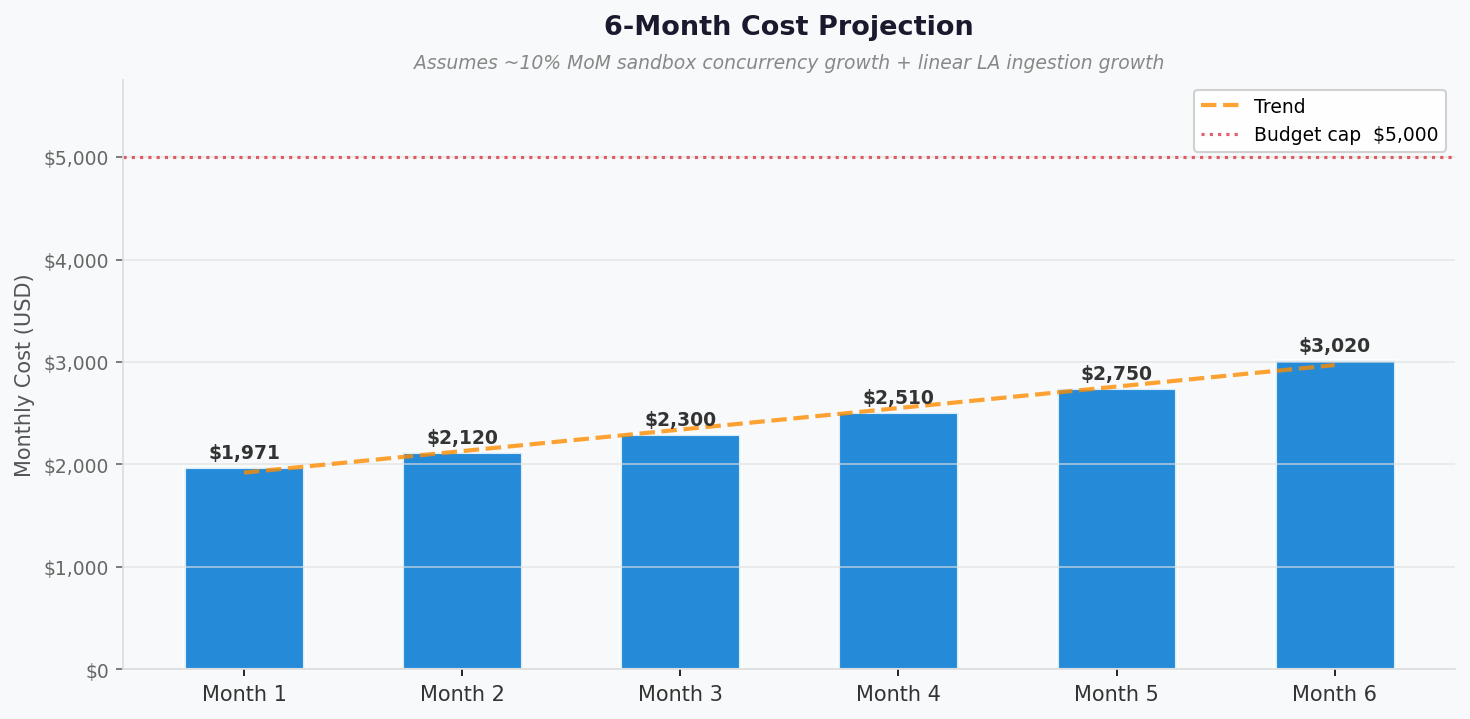

This figure's Python source:
"""Generate 03-des-cost-projection.png — 6-month cost projection with trend + budget cap."""
import os
import matplotlib.pyplot as plt
import matplotlib.ticker as mticker
import numpy as np


def generate_cost_projection_chart(months, costs, output_path, budget_cap=None, growth_assumption=None):
    fig, ax = plt.subplots(figsize=(10, 5))
    fig.patch.set_facecolor("#F8F9FA")
    ax.set_facecolor("#F8F9FA")

    x = np.arange(len(months))
    bars = ax.bar(x, costs, color="#0078D4", alpha=0.85,
                  edgecolor="white", linewidth=1.5, width=0.55)

    for bar, cost in zip(bars, costs):
        ax.text(bar.get_x() + bar.get_width() / 2,
                bar.get_height() + max(costs) * 0.015,
                f"${cost:,.0f}", ha="center", va="bottom",
                fontsize=9, fontweight="bold", color="#333")

    z = np.polyfit(x, costs, 1)
    p = np.poly1d(z)
    x_smooth = np.linspace(0, len(months) - 1, 200)
    ax.plot(x_smooth, p(x_smooth), color="#FF8C00", linewidth=2,
            linestyle="--", alpha=0.8, label="Trend")

    if budget_cap is not None:
        ax.axhline(budget_cap, color="#DC3545", linewidth=1.5,
                   linestyle=":", alpha=0.8, label=f"Budget cap  ${budget_cap:,.0f}")

    ax.set_xticks(x)
    ax.set_xticklabels(months, fontsize=10, color="#333")
    ax.set_ylabel("Monthly Cost (USD)", fontsize=10, color="#555")

    ax.set_title("6-Month Cost Projection", fontsize=13, fontweight="bold",
                 color="#1A1A2E", pad=22 if growth_assumption else 14)
    if growth_assumption:
        ax.text(0.5, 1.02, growth_assumption, transform=ax.transAxes,
                ha="center", fontsize=9, color="#888", style="italic")

    ax.yaxis.set_major_formatter(mticker.FuncFormatter(lambda v, _: f"${v:,.0f}"))
    ax.tick_params(axis="y", labelsize=9, colors="#666")
    ax.spines[["top", "right"]].set_visible(False)
    ax.spines[["left", "bottom"]].set_color("#DDD")
    ax.grid(axis="y", color="#E0E0E0", linewidth=0.8, alpha=0.7)
    ax.set_ylim(0, max(max(costs), budget_cap or 0) * 1.15)

    ax.legend(fontsize=9, framealpha=0.9, edgecolor="#CCC")

    plt.tight_layout(pad=1.4)
    plt.savefig(output_path, dpi=150, bbox_inches="tight", facecolor=fig.get_facecolor())
    plt.close()
    print(f"Generated: {output_path}")


if __name__ == "__main__":
    # Projection: baseline $1,971 ramping with sandbox autoscale + LA growth
    months = ["Month 1", "Month 2", "Month 3", "Month 4", "Month 5", "Month 6"]
    costs  = [1971, 2120, 2300, 2510, 2750, 3020]
    here = os.path.dirname(os.path.abspath(__file__))
    generate_cost_projection_chart(
        months, costs,
        output_path=os.path.join(here, "03-des-cost-projection.png"),
        budget_cap=5000,
        growth_assumption="Assumes ~10% MoM sandbox concurrency growth + linear LA ingestion growth",
    )
